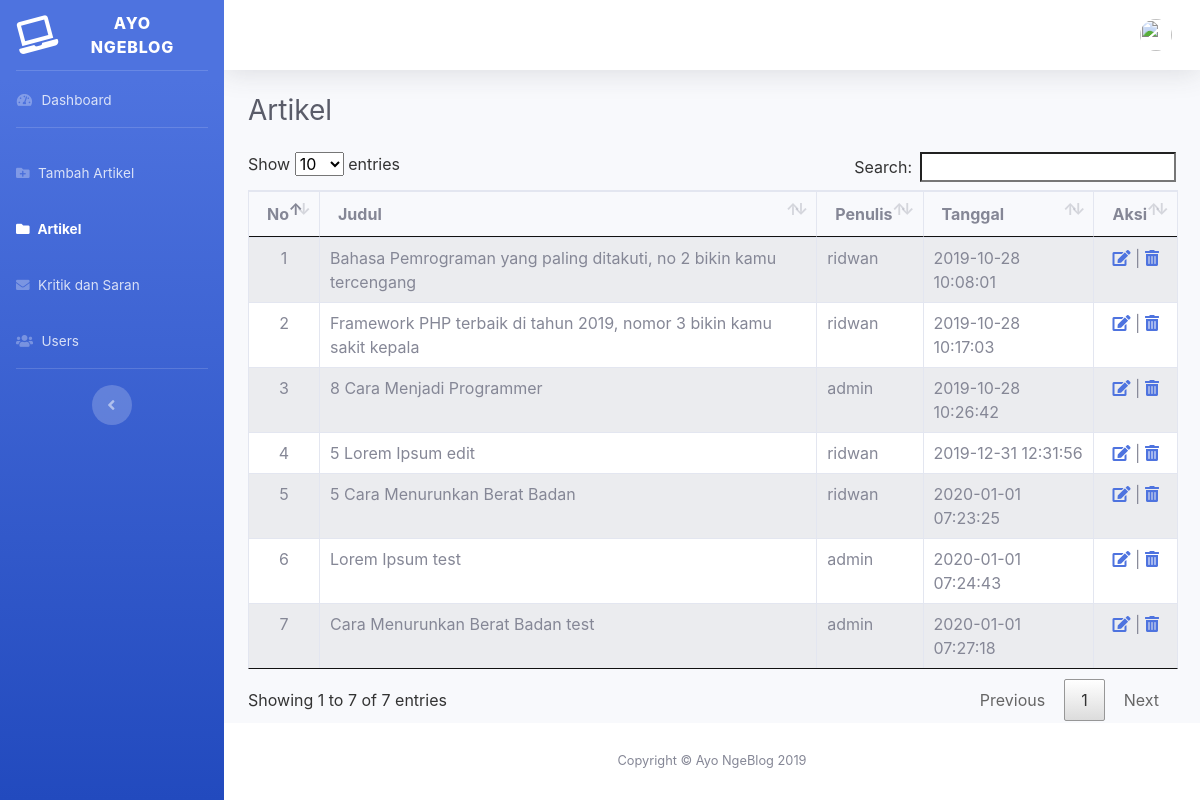
Screenshot of /artikel.php with the database file from the repository.
### tables this page shows
CREATE TABLE `artikel` (
  `id` int(11) NOT NULL,
  `judul` varchar(255) NOT NULL,
  `isi` text NOT NULL,
  `tanggal` timestamp NOT NULL DEFAULT CURRENT_TIMESTAMP,
  `penulis` varchar(128) NOT NULL
);

### artikel.php (the view, shortened to what this page needs)
<?php
	include 'system/database.php';
 ?>
<!DOCTYPE html>
<html lang="en">
<head>
  <link rel="stylesheet" type="text/css" href="css/bootstrap.css">
  <link rel="stylesheet" type="text/css" href="css/dataTables.bootstrap4.min.css">
  <link rel="stylesheet" type="text/css" href="css/jquery.dataTables.css">
  <link href="vendor/fontawesome-free/css/all.min.css" rel="stylesheet" type="text/css">
  <link href="css/sb-admin-2.min.css" rel="stylesheet">
</head>
<body id="page-top">
  <div id="wrapper">
    <ul class="navbar-nav bg-gradient-primary sidebar sidebar-dark accordion" id="accordionSidebar">
      <a class="sidebar-brand d-flex align-items-center justify-content-center" href="index.html">
        <div class="sidebar-brand-icon rotate-n-15">
          <i class="fas fa-laptop"></i>
        </div>
        <div class="sidebar-brand-text mx-3">Ayo NgeBlog</div>
      </a>
      <hr class="sidebar-divider my-0">
      <li class="nav-item">
        <a class="nav-link" href="dashboard.php">
          <i class="fas fa-fw fa-tachometer-alt"></i>
          <span>Dashboard</span></a>
      </li>
      <hr class="sidebar-divider">
      <li class="nav-item">
        <a class="nav-link" href="tambah-artikel.php">
          <i class="fas fa-folder-plus"></i>
          <span>Tambah Artikel</span></a>
      </li>
      <li class="nav-item active">
        <a class="nav-link" href="artikel.php">
          <i class="fas fa-folder"></i>
          <span>Artikel</span></a>
      </li>
      <li class="nav-item">
        <a class="nav-link" href="kritik-saran.php">
          <i class="fas fa-envelope"></i>
          <span>Kritik dan Saran</span></a>
      </li>
      <li class="nav-item">
        <a class="nav-link" href="user.php">
          <i class="fas fa-users"></i>
          <span>Users</span></a>
      </li>
      <hr class="sidebar-divider d-none d-md-block">
      <div class="text-center d-none d-md-inline">
        <button class="rounded-circle border-0" id="sidebarToggle"></button>
      </div>
    </ul>
    <div id="content-wrapper" class="d-flex flex-column">
      <div id="content">
        <nav class="navbar navbar-expand navbar-light bg-white topbar mb-4 static-top shadow">
          <ul class="navbar-nav ml-auto">
            <li class="nav-item dropdown no-arrow">
              <a class="nav-link dropdown-toggle" href="#" id="userDropdown" role="button" data-toggle="dropdown" aria-haspopup="true" aria-expanded="false">
                <img class="img-profile rounded-circle" src="https://source.unsplash.com/QAB-WJcbgJk/60x60">
              </a>
            </li>
          </ul>
        </nav>
        <div class="container-fluid">
          <div class="d-sm-flex align-items-center justify-content-between mb-4">
            <h1 class="h3 mb-0 text-gray-800">Artikel</h1>
          </div>
          <div class="row">
            <div class="col-md-12">
              <table id="myTable" class="table table-striped table-bordered">
                <thead>
                  <tr>
                    <th class="text-center">No</th>
                    <th>Judul</th>
                    <th>Penulis</th>
                    <th>Tanggal</th>
                    <th class="text-center">Aksi</th>
                  </tr>
                </thead>
                <tbody>
                  <?php
                    $query = mysqli_query($connection, "SELECT id, judul, penulis, tanggal FROM artikel");
                    $no = 1;
                    while ($artikel = mysqli_fetch_array($query)) {
                   ?>
                  <tr>
                    <td class="text-center"><?php echo $no; ?></td>
                    <td><?php echo $artikel['judul']; ?></td>
                    <td><?php echo $artikel['penulis']; ?></td>
                    <td><?php echo $artikel['tanggal']; ?></td>
                    <td class="text-center"><a href="artikel.php?id=<?php echo $artikel['id'] ?>" data-toggle="modal" data-target="#modal-edit<?php echo $artikel['id'] ?>"><i class='fas fa-edit'></i></a> | <a onclick="hapus()" href="system/hapus.php?id=<?php echo $artikel['id'] ?>"><i class='fas fa-trash-alt'></i></a></td>
                  </tr>
                  <?php
                    $no++;
                  }
                   ?>
                </tbody>
              </table>
            </div>
          </div>
        </div>
      </div>
      <footer class="sticky-footer bg-white">
        <div class="container my-auto">
          <div class="copyright text-center my-auto">
            <span>Copyright &copy; Ayo NgeBlog 2019</span>
          </div>
        </div>
      </footer>
    </div>
  </div>
</body>
</html>

### rows the page displays
artikel: judul "Bahasa Pemrograman yang paling ditakuti, no 2 bikin kamu tercengang", penulis "ridwan", tanggal "2019-10-28 10:08:01"
artikel: judul "Framework PHP terbaik di tahun 2019, nomor 3 bikin kamu sakit kepala", penulis "ridwan", tanggal "2019-10-28 10:17:03"
artikel: judul "8 Cara Menjadi Programmer", penulis "admin", tanggal "2019-10-28 10:26:42"
artikel: judul "5 Lorem Ipsum edit", penulis "ridwan", tanggal "2019-12-31 12:31:56"
artikel: judul "5 Cara Menurunkan Berat Badan", penulis "ridwan", tanggal "2020-01-01 07:23:25"
artikel: judul "Lorem Ipsum test", penulis "admin", tanggal "2020-01-01 07:24:43"
artikel: judul "Cara Menurunkan Berat Badan test", penulis "admin", tanggal "2020-01-01 07:27:18"
